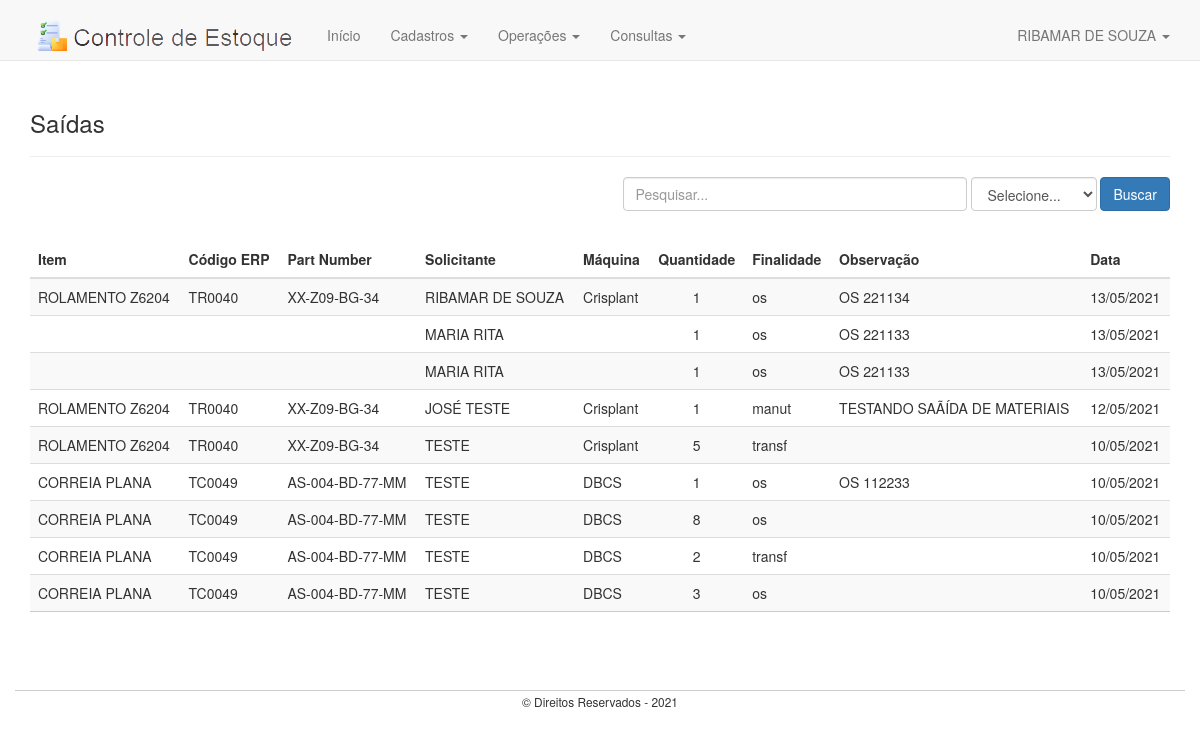
/saidas.php (signed in), run on the app's committed database.
### tables this page shows
CREATE TABLE `saida_item` (
  `id_saida` int(11) NOT NULL PRIMARY KEY AUTO_INCREMENT,
  `item_id` int(11) NOT NULL,
  `solicitante` varchar(65) DEFAULT NULL,
  `quantidade` int(5) CHECK (`quantidade` > 0),
  `finalidade` varchar(10) DEFAULT NULL,
  `valor_total` double(9,2) DEFAULT NULL,
  `custo_unitario` double(6,2) DEFAULT NULL,
  `observacao` text,
  `data_saida` timestamp NOT NULL DEFAULT CURRENT_TIMESTAMP,
  FOREIGN KEY (item_id) REFERENCES itens (id_item)
);

CREATE TABLE `itens` (
  `id_item` int(11) NOT NULL PRIMARY KEY AUTO_INCREMENT,
  `descricao` varchar(100) NOT NULL,
  `codigo_erp` varchar(10) NOT NULL,
  `part_number` varchar(65) DEFAULT NULL,
  `fabricante` varchar(65) DEFAULT NULL,
  `maquina` varchar(30) DEFAULT NULL,
  `dimensoes` varchar(65) DEFAULT NULL,
  `posicao_almox` varchar(20) DEFAULT NULL
);

### database/crud-mysqli.php (called while the page is built, shortened)
<?php
function abrirConexao()
{
	$conexao = @mysqli_connect("localhost", "root", "", "estoque")
		or die(mysqli_connect_error());
	return $conexao;
}
function executar($sql)
{
	$conexao = abrirConexao();
	$qry = @mysqli_query($conexao, $sql)
		or die(@mysqli_error($conexao));
	return $qry;
}
function consultar($tabela, $condicao = null, $campos = "*")
{
	$sql = "SELECT {$campos} FROM {$tabela} {$condicao}";
	$qry = executar($sql);
	if (!mysqli_num_rows($qry)) {
		return false;
	} else {
		while ($linha = @mysqli_fetch_assoc($qry)) {
			$dados[] = $linha;
		}
		return $dados;
	}
}

### oper/lista-saidas.php (called while the page is built)
<?php
require 'database/crud-mysqli.php';
$pesquisar = isset($_GET['pesquisar']) ? strtoupper($_GET['pesquisar']) : "";
$campo = isset($_GET['campo']) ? $_GET['campo'] : null;
if ($pesquisar == "") {
	$dados = consultar("saida_item", " left join itens on saida_item.item_id = itens.id_item order by data_saida desc");
} else {
	$dados = consultar("saida_item", " left join itens on saida_item.item_id = itens.id_item where $campo like '%$pesquisar%' order by data_saida desc");
}

### saidas.php (the view, shortened to what this page needs)
<?php include 'template/header.php' ?>
<?php include 'oper/lista-saidas.php' ?>
	<div class="container" style="min-height:630px;margin-top:60px">
		<h3 style="margin-top:50px">Saídas</h3><hr>
		<?php
			if (!$dados) {
				echo "<h3>Nenhum registro encontrado.</h3>";
			} else {
		?>
		<form class="form-inline" style="float:right;margin-bottom:30px">
			<div class="form-group">
				<input type="text" name="pesquisar" class="form-control" size="40"
					placeholder="Pesquisar...">
				<select class="form-control" name="campo">
					<option value="null">Selecione...</option>
				</select>
				<input type="submit" value="Buscar" class="btn btn-primary">
			</div>
		</form>
		<table class="table table-striped" style="border-bottom:1px solid #ccc">
			<thead>
				<tr>
					<th scope="col">Item</th>
					<th scope="col">Código ERP</th>
					<th scope="col">Part Number</th>
					<th scope="col">Solicitante</th>
					<th scope="col">Máquina</th>
					<th scope="col" style="text-align: center">Quantidade</th>
					<th scope="col">Finalidade</th>
					<th scope="col">Observação</th>
					<th scope="col">Data</th>
				</tr>
			</thead>
			<tbody>
				<tr>
					<?php foreach ($dados as $s) : ?>
					<td><?php echo $s['descricao'] ?></td>
					<td><?php echo $s['codigo_erp'] ?></td>
					<td><?php echo $s['part_number'] ?></td>
					<td><?php echo $s['solicitante'] ?></td>
					<td><?php echo $s['maquina'] ?></td>
					<td align="center"><?php echo $s['quantidade'] ?></td>
					<td><?php echo $s['finalidade'] ?></td>
					<td><?php echo $s['observacao'] ?></td>
					<td><?php echo date('d/m/Y', strtotime($s['data_saida'])); ?></td>
				</tr>
				<?php endforeach ?>
			</tbody>
		</table>
		<?php } ?>
	</div>
<?php include 'template/footer.php' ?>

### data on the page
saida_item: item.descricao "ROLAMENTO Z6204", item.codigo_erp "TR0040", item.part_number "XX-Z09-BG-34", solicitante "RIBAMAR DE SOUZA", item.maquina "Crisplant", quantidade "1", finalidade "os", observacao "OS 221134", data_saida "13/05/2021"
saida_item: solicitante "MARIA RITA", quantidade "1", finalidade "os", observacao "OS 221133", data_saida "13/05/2021"
saida_item: solicitante "MARIA RITA", quantidade "1", finalidade "os", observacao "OS 221133", data_saida "13/05/2021"
saida_item: item.descricao "ROLAMENTO Z6204", item.codigo_erp "TR0040", item.part_number "XX-Z09-BG-34", solicitante "JOSÉ TESTE", item.maquina "Crisplant", quantidade "1", finalidade "manut", observacao "TESTANDO SAÃÍDA DE MATERIAIS", data_saida "12/05/2021"
saida_item: item.descricao "ROLAMENTO Z6204", item.codigo_erp "TR0040", item.part_number "XX-Z09-BG-34", solicitante "TESTE", item.maquina "Crisplant", quantidade "5", finalidade "transf", data_saida "10/05/2021"
saida_item: item.descricao "CORREIA PLANA", item.codigo_erp "TC0049", item.part_number "AS-004-BD-77-MM", solicitante "TESTE", item.maquina "DBCS", quantidade "1", finalidade "os", observacao "OS 112233", data_saida "10/05/2021"
saida_item: item.descricao "CORREIA PLANA", item.codigo_erp "TC0049", item.part_number "AS-004-BD-77-MM", solicitante "TESTE", item.maquina "DBCS", quantidade "8", finalidade "os", data_saida "10/05/2021"
saida_item: item.descricao "CORREIA PLANA", item.codigo_erp "TC0049", item.part_number "AS-004-BD-77-MM", solicitante "TESTE", item.maquina "DBCS", quantidade "2", finalidade "transf", data_saida "10/05/2021"
saida_item: item.descricao "CORREIA PLANA", item.codigo_erp "TC0049", item.part_number "AS-004-BD-77-MM", solicitante "TESTE", item.maquina "DBCS", quantidade "3", finalidade "os", data_saida "10/05/2021"

### other printed values
$_SESSION['usuario_nome'] "RIBAMAR DE SOUZA"
